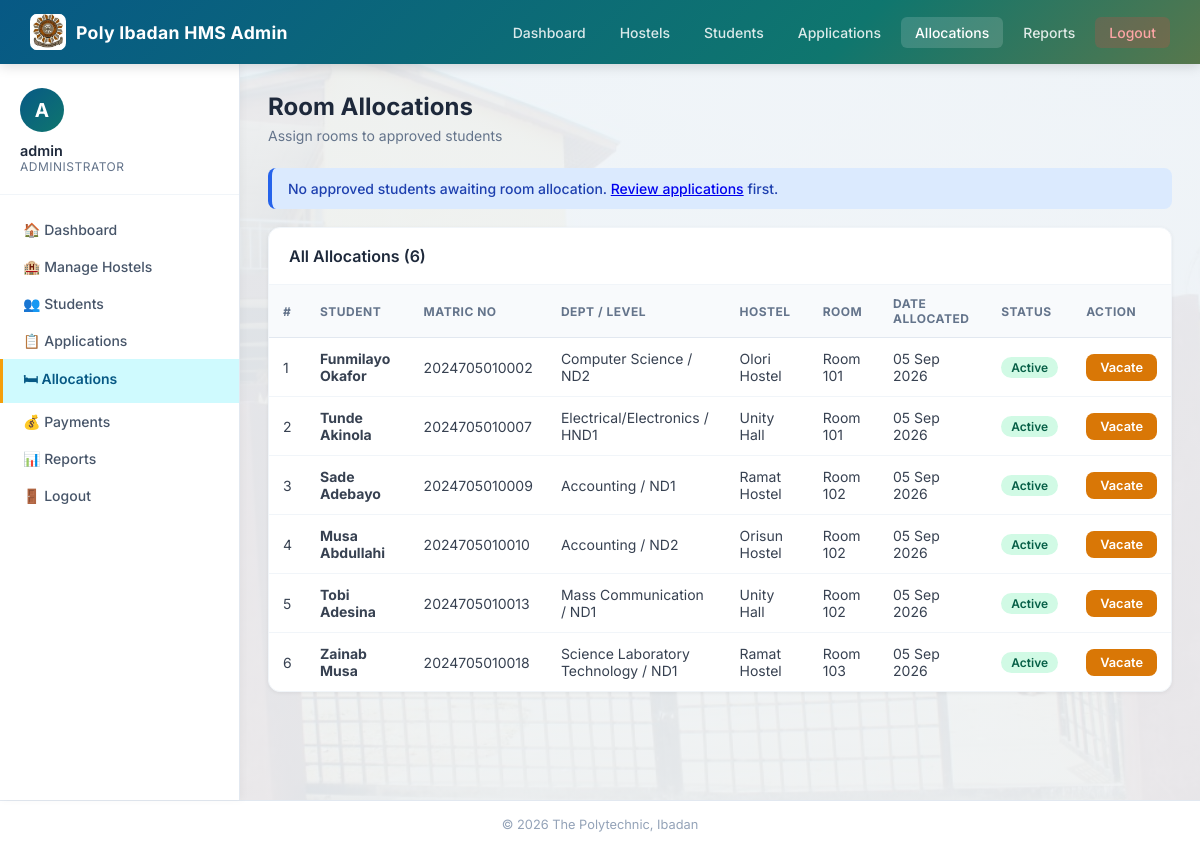
Screenshot of /admin/allocations.php (signed in) with the database file from the repository.
### tables this page shows
CREATE TABLE allocations (
    allocation_id INT AUTO_INCREMENT PRIMARY KEY,
    student_id INT NOT NULL,
    room_id INT NOT NULL,
    bunk_number VARCHAR(10) NULL,
    allocation_date DATETIME DEFAULT CURRENT_TIMESTAMP,
    status VARCHAR(20) NOT NULL DEFAULT 'Active',
    FOREIGN KEY (student_id) REFERENCES students(student_id) ON DELETE CASCADE,
    FOREIGN KEY (room_id) REFERENCES rooms(room_id) ON DELETE CASCADE
);

CREATE TABLE students (
    student_id INT AUTO_INCREMENT PRIMARY KEY,
    matric_no VARCHAR(13) NOT NULL UNIQUE,
    full_name VARCHAR(200) NOT NULL,
    department VARCHAR(150) NOT NULL,
    level VARCHAR(20) NOT NULL,
    gender VARCHAR(10) NOT NULL,
    phone VARCHAR(20),
    email VARCHAR(150),
    password VARCHAR(255) NOT NULL,
    created_at DATETIME DEFAULT CURRENT_TIMESTAMP
);

CREATE TABLE hostels (
    hostel_id INT AUTO_INCREMENT PRIMARY KEY,
    hostel_name VARCHAR(150) NOT NULL,
    hostel_type VARCHAR(10) NOT NULL,
    total_rooms INT NOT NULL,
    created_at DATETIME DEFAULT CURRENT_TIMESTAMP
);

CREATE TABLE rooms (
    room_id INT AUTO_INCREMENT PRIMARY KEY,
    hostel_id INT NOT NULL,
    room_number VARCHAR(50) NOT NULL,
    capacity INT NOT NULL DEFAULT 4,
    occupied INT NOT NULL DEFAULT 0,
    status VARCHAR(20) NOT NULL DEFAULT 'Available',
    FOREIGN KEY (hostel_id) REFERENCES hostels(hostel_id) ON DELETE CASCADE
);

### admin/allocations.php (the view, shortened to what this page needs)
<?php
require_once '../includes/db.php';
$preselect_student = (int)($_GET['student_id'] ?? 0);
$allocs = $pdo->query("SELECT a.*, s.full_name, s.matric_no, s.department, s.level, r.room_number, h.hostel_name
    FROM allocations a
    JOIN students s ON a.student_id=s.student_id
    JOIN rooms r ON a.room_id=r.room_id
    JOIN hostels h ON r.hostel_id=h.hostel_id
    ORDER BY a.allocation_date DESC")->fetchAll();
$unalloc = $pdo->query("SELECT s.*, ap.preferred_room_id, ap.preferred_bunk FROM students s
    JOIN applications ap ON s.student_id=ap.student_id
    LEFT JOIN allocations al ON s.student_id=al.student_id AND al.status='Active'
    WHERE ap.status='Approved' AND al.allocation_id IS NULL")->fetchAll();
$avail_rooms = $pdo->query("SELECT r.*, h.hostel_name, h.hostel_type FROM rooms r JOIN hostels h ON r.hostel_id=h.hostel_id WHERE r.status='Available' ORDER BY h.hostel_name, r.room_number")->fetchAll();
?>
<!DOCTYPE html>
<html lang="en">
<head>
<link rel="stylesheet" href="../css/style.css?v=6">
</head>
<body>
<nav class="navbar">
    <div class="brand"><img src="../assets/POLYLOGO.jpg" alt="The Polytechnic, Ibadan logo"> Poly Ibadan HMS Admin</div>
    <ul class="nav-links">
        <li><a href="dashboard.php">Dashboard</a></li>
        <li><a href="hostels.php">Hostels</a></li>
        <li><a href="students.php">Students</a></li>
        <li><a href="applications.php">Applications</a></li>
        <li><a href="allocations.php" class="active">Allocations</a></li>
        <li><a href="reports.php">Reports</a></li>
        <li><a href="logout.php" class="logout">Logout</a></li>
    </ul>
</nav>
<div class="wrapper">
<aside class="sidebar">
    <div class="user-info">
        <div class="avatar">A</div>
        <div class="name"><?= htmlspecialchars($_SESSION['admin_name']) ?></div>
        <div class="role">Administrator</div>
    </div>
    <nav class="sidebar-nav">
        <a href="dashboard.php">🏠 Dashboard</a>
        <a href="hostels.php">🏨 Manage Hostels</a>
        <a href="students.php">👥 Students</a>
        <a href="applications.php">📋 Applications</a>
        <a href="allocations.php" class="active">🛏 Allocations</a>
        <a href="payments.php">💰 Payments</a>
        <a href="reports.php">📊 Reports</a>
        <a href="logout.php">🚪 Logout</a>
    </nav>
</aside>
<main class="main">
    <div class="page-title">Room Allocations</div>
    <div class="page-subtitle">Assign rooms to approved students</div>
    <?php if (!empty($unalloc)): ?>
    <div class="form-card" style="max-width:100%;margin-bottom:24px;">
        <h3>🛏 Allocate Room to Student</h3>
        <form method="POST">
            <div class="form-row">
                <div class="form-group">
                    <label>Select Student (Approved)</label>
                    <select name="student_id" required>
                        <option value="">-- Select Student --</option>
                        <?php foreach ($unalloc as $s): ?>
                            <option value="<?= $s['student_id'] ?>" data-room="<?= $s['preferred_room_id'] ?? '' ?>" data-bunk="<?= htmlspecialchars($s['preferred_bunk'] ?? '') ?>" <?= $preselect_student==$s['student_id']?'selected':'' ?>>
                                <?= htmlspecialchars($s['full_name']) ?> (<?= htmlspecialchars($s['matric_no']) ?>)
                            </option>
                        <?php endforeach; ?>
                    </select>
                </div>
                <div class="form-group">
                    <label>Select Available Room</label>
                    <select name="room_id" id="allocation-room" required>
                        <option value="">-- Select Room --</option>
                        <?php foreach ($avail_rooms as $r): ?>
                            <option value="<?= $r['room_id'] ?>">
                                <?= htmlspecialchars($r['hostel_name']) ?> (<?= $r['hostel_type'] ?>), Room <?= htmlspecialchars($r['room_number']) ?> (<?= $r['occupied'] ?>/<?= $r['capacity'] ?> occupied)
                            </option>
                        <?php endforeach; ?>
                    </select>
                </div>
                <div class="form-group">
                    <label>Bunk (ladies hostel only)</label>
                    <select name="bunk_number" id="allocation-bunk">
                        <option value="">No bunk selection</option>
                        <option value="1">Bunk 1</option>
                        <option value="2">Bunk 2</option>
                        <option value="3">Bunk 3</option>
                    </select>
                </div>
            </div>
            <button type="submit" name="allocate" class="btn btn-success">Allocate Room</button>
        </form>
    </div>
    <?php else: ?>
    <div class="alert alert-info">No approved students awaiting room allocation. <a href="applications.php">Review applications</a> first.</div>
    <?php endif; ?>
    <div class="card">
        <div class="card-header"><h3>All Allocations (<?= count($allocs) ?>)</h3></div>
        <div class="table-wrap">
            <?php if (empty($allocs)): ?>
                <div class="empty-state"><span class="empty-icon">🛏</span><p>No allocations yet.</p></div>
            <?php else: ?>
            <table>
                <thead><tr><th>#</th><th>Student</th><th>Matric No</th><th>Dept / Level</th><th>Hostel</th><th>Room</th><th>Date Allocated</th><th>Status</th><th>Action</th></tr></thead>
                <tbody>
                <?php foreach ($allocs as $i => $a): ?>
                <tr>
                    <td><?= $i+1 ?></td>
                    <td><strong><?= htmlspecialchars($a['full_name']) ?></strong></td>
                    <td><?= htmlspecialchars($a['matric_no']) ?></td>
                    <td><?= htmlspecialchars($a['department']) ?> / <?= $a['level'] ?></td>
                    <td><?= htmlspecialchars($a['hostel_name']) ?></td>
                    <td>Room <?= htmlspecialchars($a['room_number']) ?><?= $a['bunk_number'] ? ', Bunk ' . htmlspecialchars($a['bunk_number']) : '' ?></td>
                    <td><?= date('d M Y', strtotime($a['allocation_date'])) ?></td>
                    <td><span class="badge <?= $a['status']==='Active'?'badge-success':'badge-secondary' ?>"><?= $a['status'] ?></span></td>
                    <td>
                        <?php if ($a['status'] === 'Active'): ?>
                            <a href="?vacate=<?= $a['allocation_id'] ?>" class="btn btn-warning btn-sm" onclick="return confirm('Vacate this room?')">Vacate</a>
                        <?php endif; ?>
                    </td>
                </tr>
                <?php endforeach; ?>
                </tbody>
            </table>
            <?php endif; ?>
        </div>
    </div>
</main>
</div>
<div class="footer">&copy; <?= date('Y') ?> The Polytechnic, Ibadan</div>
</body>
</html>

### rows the page displays
allocations: student.full_name "Funmilayo Okafor", student.matric_no "2024705010002", student.department "Computer Science", student.level "ND2", hostels.hostel_name "Olori Hostel", room.room_number "101", allocation_date "05 Sep 2026", status "Active"
allocations: student.full_name "Tunde Akinola", student.matric_no "2024705010007", student.department "Electrical/Electronics", student.level "HND1", hostels.hostel_name "Unity Hall", room.room_number "101", allocation_date "05 Sep 2026", status "Active"
allocations: student.full_name "Sade Adebayo", student.matric_no "2024705010009", student.department "Accounting", student.level "ND1", hostels.hostel_name "Ramat Hostel", room.room_number "102", allocation_date "05 Sep 2026", status "Active"
allocations: student.full_name "Musa Abdullahi", student.matric_no "2024705010010", student.department "Accounting", student.level "ND2", hostels.hostel_name "Orisun Hostel", room.room_number "102", allocation_date "05 Sep 2026", status "Active"
allocations: student.full_name "Tobi Adesina", student.matric_no "2024705010013", student.department "Mass Communication", student.level "ND1", hostels.hostel_name "Unity Hall", room.room_number "102", allocation_date "05 Sep 2026", status "Active"
allocations: student.full_name "Zainab Musa", student.matric_no "2024705010018", student.department "Science Laboratory Technology", student.level "ND1", hostels.hostel_name "Ramat Hostel", room.room_number "103", allocation_date "05 Sep 2026", status "Active"

### other values shown
$_SESSION['admin_name'] "admin"
count($allocs) "6"
